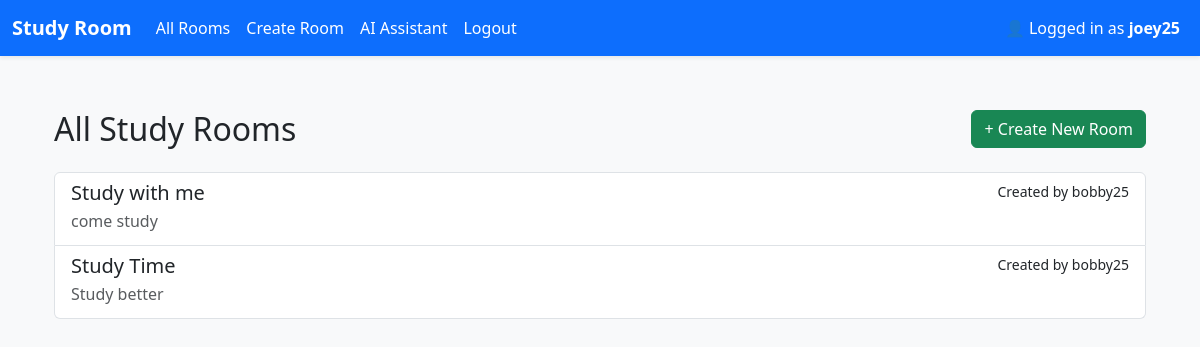
Page /studyroom/rooms (signed in) on the committed database.
### app/models.py (models this page shows)
class User(db.Model, UserMixin):
    id = db.Column(db.Integer, primary_key=True) # primary_key is the identifier for the table. every id column will automatically become unqiue for every user
    username = db.Column(db.String(25), nullable=False, unique=True) # all field must have value and must be unique. can have 25 char max
    email = db.Column(db.String(120), nullable=False, unique=True)
    password_hash = db.Column(db.String(128), nullable=False)
    bio = db.Column(db.Text, nullable=True)
    image_file = db.Column(db.String(120), default="default.jpg")

class StudyRoom(db.Model):
    id = db.Column(db.Integer, primary_key=True) # each room has a uniuqe id
    name = db.Column(db.String(100), nullable=False) # nullable means column cannot be empty
    description = db.Column(db.Text, nullable=True)
    host_id = db.Column(db.Integer, db.ForeignKey('user.id'), nullable=False) # links to the user who created the room
    created_at = db.Column(db.DateTime, default=datetime.utcnow)
    is_active = db.Column(db.Boolean, default=True)
    host = db.relationship('User', backref=db.backref('study_rooms', lazy=True))
    messages = db.relationship('Message', backref='room', cascade="all, delete", passive_deletes=True)

### app/studyroom/routes.py (the view)
@studyroom_bp.route('/rooms')
@login_required
def room_list():
    rooms = StudyRoom.query.all()
    return render_template('rooms/list.html', rooms=rooms)

### app/__init__.py (called while the page is built)
def create_app():
    app = Flask(__name__)
    app.config.from_object(Config) # set config file
    db.init_app(app)
    login_manager.init_app(app)
    socketio.init_app(app)
    mail.init_app(app)
    from flask_migrate import Migrate
    migrate = Migrate(app, db)
    from app.models import User, StudyRoom
    @login_manager.user_loader
    def load_user(user_id):
        return User.query.get(int(user_id))
    from dotenv import load_dotenv
    load_dotenv()
    from app.auth import auth_bp
    app.register_blueprint(auth_bp, url_prefix='/auth')
    from app.studyroom import studyroom_bp
    app.register_blueprint(studyroom_bp, url_prefix='/studyroom')
    try:
        from app.main import main_bp # Register main Blueprint
        app.register_blueprint(main_bp)
    except ImportError:
        pass
    from app import sockets
    return app

### app/templates/rooms/list.html (shortened to what this page needs)
{% extends 'base.html' %}
{% block content %}
<div class="container py-4">
    <div class="d-flex justify-content-between align-items-center mb-4">
        <h2 class="mb-0">All Study Rooms</h2>
        <a href="{{ url_for('studyroom.create_room') }}" class="btn btn-success">+ Create New Room</a>
    </div>
    {% if rooms %}
        <div class="list-group">
            {% for room in rooms %}
                <a href="{{ url_for('studyroom.room_detail', room_id=room.id) }}" class="list-group-item list-group-item-action">
                    <div class="d-flex justify-content-between">
                        <h5 class="mb-1">{{ room.name }}</h5>
                        <small>Created by {{ room.host.username }}</small>
                    </div>
                    <p class="mb-1 text-muted">{{ room.description[:100] }}{% if room.description|length > 100 %}...{% endif %}</p>
                </a>
            {% endfor %}
        </div>
    {% else %}
        <p class="text-muted">No study rooms available. Be the first to create one!</p>
    {% endif %}
</div>
{% endblock %}

### app/templates/base.html (shortened to what this page needs)
<!DOCTYPE html>
<html lang="en">
<head>
    <link href="https://cdn.jsdelivr.net/npm/bootstrap@5.3.0/dist/css/bootstrap.min.css" rel="stylesheet">
</head>
<body>
<nav class="navbar navbar-expand-lg shadow-sm">
  <div class="container-fluid">
    <a class="navbar-brand fw-bold" href="{{ url_for('main.home') }}">Study Room</a>
    <div class="collapse navbar-collapse" id="navbarNav">
      <ul class="navbar-nav me-auto">
        {% if current_user.is_authenticated %}
          <li class="nav-item">
            <a class="nav-link" href="{{ url_for('studyroom.room_list') }}">All Rooms</a>
          </li>
          <li class="nav-item">
            <a class="nav-link" href="{{ url_for('studyroom.create_room') }}">Create Room</a>
          </li>
          <li class="nav-item">
            <a class="nav-link" href="{{ url_for('studyroom.ai_assistant') }}">AI Assistant</a>
          </li>
          <li class="nav-item">
            <a class="nav-link" href="{{ url_for('auth.logout') }}">Logout</a>
          </li>
        {% endif %}
      </ul>
      {% if current_user.is_authenticated %}
      <ul class="navbar-nav ms-auto">
        <li class="nav-item">
          <a href="{{ url_for('auth.profile') }}" class="nav-link">
            👤 Logged in as <strong>{{ current_user.username }}</strong>
        </a>
        </li>
      </ul>
      {% endif %}
    </div>
  </div>
</nav>
<div class="container">
    {% block content %}{% endblock %}
</div>
</body>
</html>

### app/templates/base.html (style rules this page uses)
body { background-color: #f8f9fa; }
.navbar { background-color: #0d6efd; }
.navbar-brand, .nav-link, .navbar-text { color: white !important; }
.container { margin-top: 30px; }

### rows in the picture
User: username "joey25"
StudyRoom: name "Study with me", host.username "bobby25", description "come study"
StudyRoom: name "Study Time", host.username "bobby25", description "Study better"
